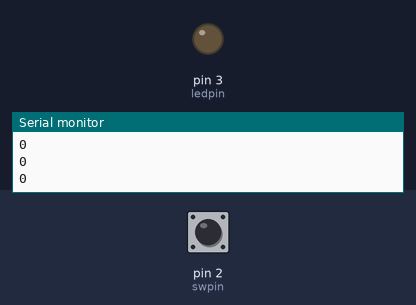
The sketch below on a simulated Arduino Uno, built with avr-gcc and run on an emulated ATmega328P. On the bench: output pins drawn as LEDs (lit = HIGH), the last lines printed to the serial monitor. The inputs (shaded band) are chosen by the test bench; at power-on: pin 2 (swpin) LOW.

Above: at 1.2 s.
1.3 s: pin 2 (swpin) pulled HIGH for 0.15 s
At 2.5 s:
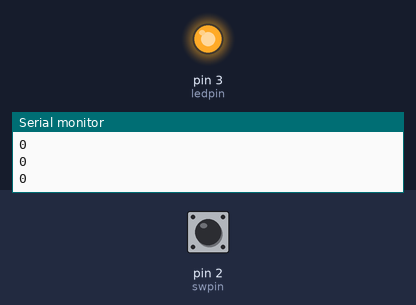
2.9 s: pin 2 (swpin) pulled HIGH for 1 s
At 4.0 s:
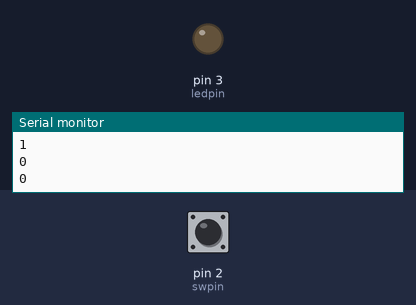
5.4 s: pin 2 (swpin) pulled HIGH for 3.2 s
At 6.0 s:
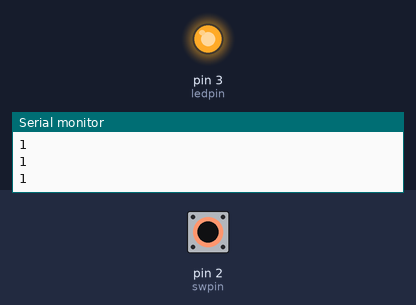
Timing chart, 0 to 8.4 s (numbered marks = the images above; inputs shaded):
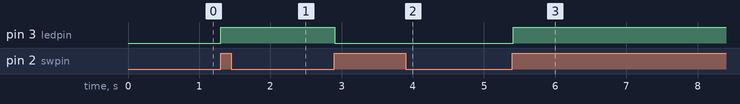

The sketch:

LED_SW_PresstoOpen_PresstoClose.ino
```cpp
//switch press to open press to close
#define swpin  2
#define ledpin 3
boolean btnstatus,status = LOW,laststatus;
void setup()
{
  pinMode(ledpin , OUTPUT);
  pinMode(swpin, INPUT);
  Serial.begin(115200);
}

void loop()
{
  btnstatus = digitalRead(swpin);
    Serial.println(btnstatus);

  if((btnstatus == HIGH && laststatus == LOW)) status = !status;
    digitalWrite(ledpin,status);
    laststatus = btnstatus;
    delay(50);
}
```

Measured:
- after the input at 1.3 s, pin 3 (ledpin): LOW → HIGH at once
- after the input at 2.9 s, pin 3 (ledpin): HIGH → LOW at once
- after the input at 5.4 s, pin 3 (ledpin): LOW → HIGH at once
